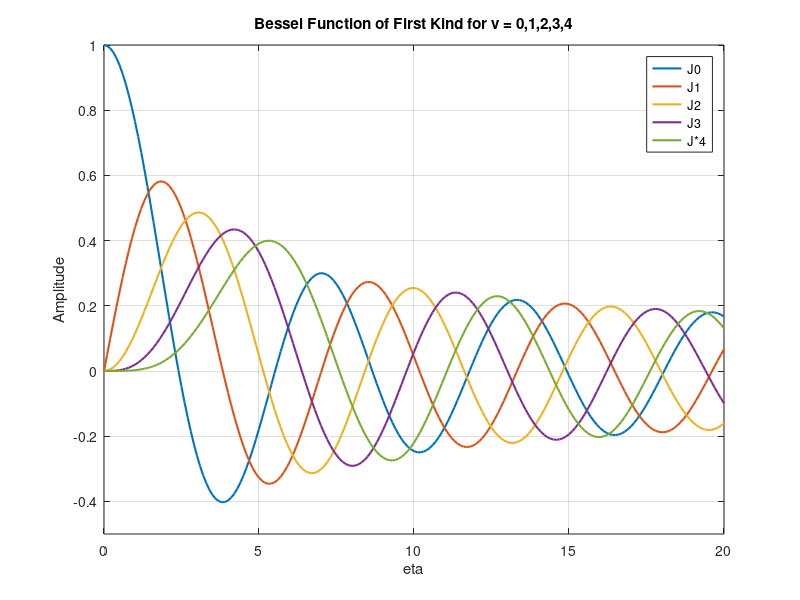

Write MATLAB code to recreate this figure.
%Plot Bessel Function of First Kind
%Define the domain

eta = 0:0.1:20;
%%
%Calculate the first five Bessel Functions of the first kind

J = zeros(5,201);
for i = 0:4
    J(i+1, : ) = besselj (i,eta);
end
%%
%Plot the results 

plot(eta,J, 'LineWidth',1.5)
axis([0 20 -.5 1]);
grid on;
legend('J0', 'J1', 'J2', 'J3', 'J*4', 'Location', 'Best')
title('Bessel Function of First Kind for v = 0,1,2,3,4');
xlabel('eta');
ylabel('Amplitude');